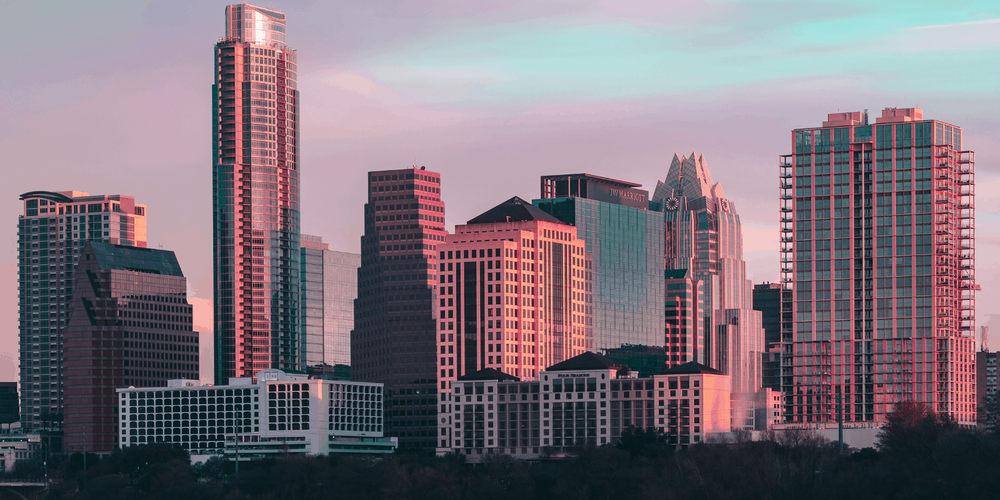
#> input picture photos/city.png, 1000 x 500 px, shrunk from 1600 x 800 before the run
$ python histogram.py
#> lines starting #> are read from the running program, lines starting #| are printed output that depends on the picture
import cv2 as cv
import matplotlib.pyplot as plt

img = cv.imread('./photos/city.png')
#> img is the input picture: shape (500, 1000, 3); mean B, G, R 123.1, 114, 125
gray = cv.cvtColor(img, cv.COLOR_BGR2GRAY)
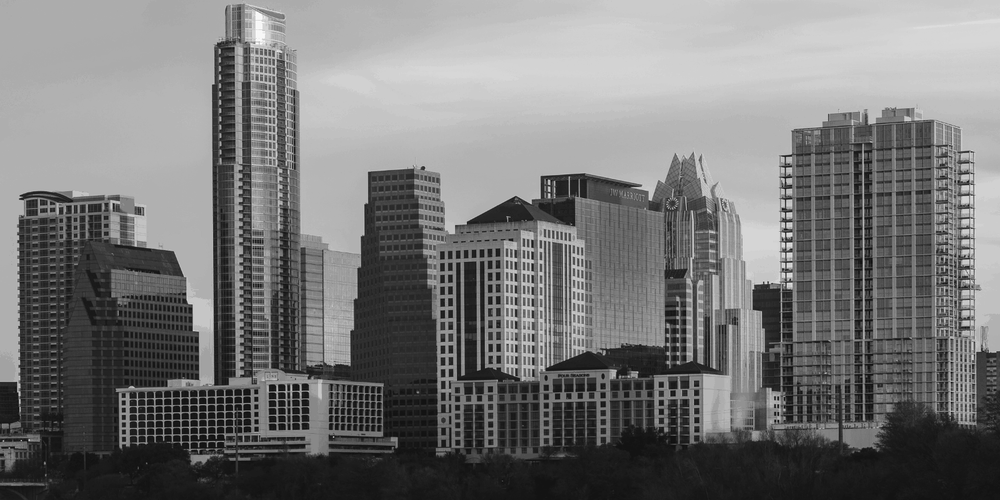
#> gray: shape (500, 1000); min 7, max 255, mean 118.4

## Computing histogram
gray_hist = cv.calcHist([gray], [0], None, [256], [0, 256])
#> gray_hist = 256 values, max 13923 at index 176, min 0 at index 0, mean 1953.1


plt.figure()
plt.plot(gray_hist)
plt.show()
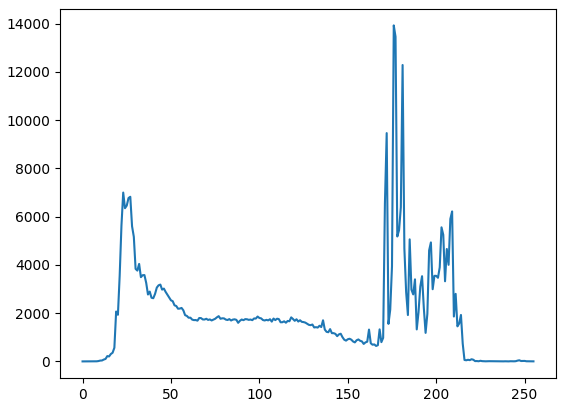
#> figure drawn by matplotlib, 1 panel; curve peaks at x = 176, y = 13923
cv.waitKey(0)
